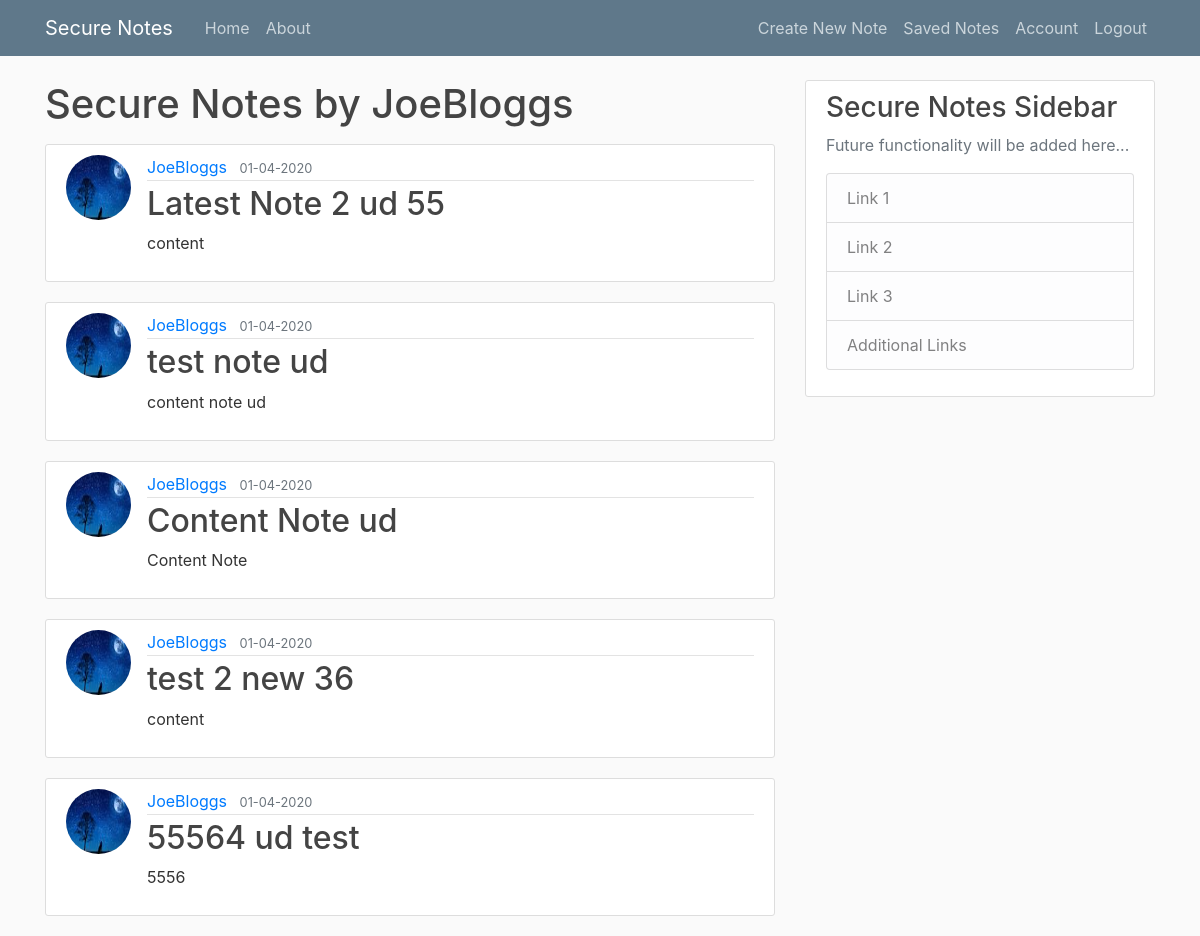
/user/JoeBloggs (signed in), run on the app's committed database.
### securenotes/models.py (models this page shows, shortened)
class User(db.Model, UserMixin):
    id = db.Column(db.Integer, primary_key=True)
    username = db.Column(db.String(20), unique=True, nullable=False)
    email = db.Column(db.String(120), unique=True, nullable=False)
    image_file = db.Column(db.String(20), nullable=False, default='default.jpg')
    password = db.Column(db.String(60), nullable=False)
    notes = db.relationship('Note', backref='author', lazy=True)

class Note(db.Model):
    id = db.Column(db.Integer, primary_key=True)
    title = db.Column(db.String(100), nullable=False)
    date_created = db.Column(db.DateTime, nullable=False, default=datetime.utcnow)
    content = db.Column(db.Text, nullable=False)
    user_id = db.Column(db.Integer, db.ForeignKey('user.id'), nullable=False)

### securenotes/routes.py (the view)
@app.route('/user/<string:username>')
@login_required
def user_notes(username):
    user = User.query.filter_by(username=username).first_or_404()
    notes = Note.query.filter_by(author=user).order_by(Note.date_created.desc())
    return render_template('user_notes.html', notes=notes, user=user)

### securenotes/models.py (called while the page is built)
@login_manager.user_loader
def load_user(user_id):
    return User.query.get(int(user_id))

### securenotes/templates/user_notes.html
{% extends "layout.html" %}
{% block content %}
    <h1 class="mb-3">Secure Notes by {{ user.username }}</h1>
    {% for note in notes %}
      <article class="media content-section">
          <img class="rounded-circle article-img" src="{{ url_for('static', filename='profile_pics/' + note.author.image_file) }}">
          <div class="media-body">
            <div class="article-metadata">
              <a class="mr-2" href="{{ url_for('user_notes', username=note.author.username) }}">{{ note.author.username }}</a>
              <small class="text-muted">{{ note.date_created.strftime('%d-%m-%Y') }}</small>
            </div>
            <h2><a class="article-title" href="{{ url_for('note', note_id=note.id) }}">{{ note.title }}</a></h2>
            <p class="article-content">{{ note.content }}</p>
          </div>
        </article>
    {% endfor %}
{% endblock content %}

### securenotes/templates/layout.html (shortened to what this page needs)
<!DOCTYPE html>
<html lang="en">
<head>
    <link rel="stylesheet" href="https://stackpath.bootstrapcdn.com/bootstrap/4.3.1/css/bootstrap.min.css">
    <link rel="stylesheet" type="text/css" href="{{ url_for('static', filename='main.css') }}">
</head>
<body>
    <header class="site-header">
      <nav class="navbar navbar-expand-md navbar-dark bg-steel fixed-top">
        <div class="container">
          <a class="navbar-brand mr-4" href="/">Secure Notes</a>
          <div class="collapse navbar-collapse" id="navbarToggle">
            <div class="navbar-nav mr-auto">
              <a class="nav-item nav-link" href="{{ url_for('home') }}">Home</a>
              <a class="nav-item nav-link" href="{{ url_for('about') }}">About</a>
            </div>
            <div class="navbar-nav">
                {% if current_user.is_authenticated %}
                    <a class="nav-item nav-link" href="{{ url_for('new_note') }}">Create New Note</a>
                    <a class="nav-item nav-link" href="{{ url_for('user_notes', username=current_user.username) }}">Saved Notes</a>
                    <a class="nav-item nav-link" href="{{ url_for('account') }}">Account</a>
                    <a class="nav-item nav-link" href="{{ url_for('logout') }}">Logout</a>
                {% else %}
                    <a class="nav-item nav-link" href="{{ url_for('login') }}">Login</a>
                    <a class="nav-item nav-link" href="{{ url_for('register') }}">Register</a>
                {% endif %}
            </div>
          </div>
        </div>
      </nav>
    </header>
    <main role="main" class="container">
      <div class="row">
        <div class="col-md-8">
          {% block content %}{% endblock %}
        </div>
        <div class="col-md-4">
          <div class="content-section">
            <h3>Secure Notes Sidebar</h3>
            <p class='text-muted'>Future functionality will be added here...
              <ul class="list-group">
                <li class="list-group-item list-group-item-light">Link 1</li>
                <li class="list-group-item list-group-item-light">Link 2</li>
                <li class="list-group-item list-group-item-light">Link 3</li>
                <li class="list-group-item list-group-item-light">Additional Links</li>
              </ul>
            </p>
          </div>
        </div>
      </div>
    </main>
</body>
</html>

### securenotes/static/main.css (style rules this page uses)
body { background: #fafafa; color: #333333; margin-top: 5rem; }
h1, h2, h3, h4, h5, h6 { color: #444444; }
.bg-steel { background-color: #5f788a; }
.site-header .navbar-nav .nav-link { color: #cbd5db; }
.content-section { background: #ffffff; padding: 10px 20px; border: 1px solid #dddddd; border-radius: 3px; margin-bottom: 20px; }
.article-title { color: #444444; }
.article-content { white-space: pre-line; }
.article-img { height: 65px; width: 65px; margin-right: 16px; }
.article-metadata { padding-bottom: 1px; margin-bottom: 4px; border-bottom: 1px solid #e3e3e3 }

### data on the page
User: username "JoeBloggs"
Note: image_file (picture), author.username "JoeBloggs", date_created "01-04-2020", title "Latest Note 2 ud 55", content "content"
Note: image_file (picture), author.username "JoeBloggs", date_created "01-04-2020", title "test note ud", content "content note ud"
Note: image_file (picture), author.username "JoeBloggs", date_created "01-04-2020", title "Content Note ud", content "Content Note"
Note: image_file (picture), author.username "JoeBloggs", date_created "01-04-2020", title "test 2 new 36", content "content"
Note: image_file (picture), author.username "JoeBloggs", date_created "01-04-2020", title "55564 ud test", content "5556"
